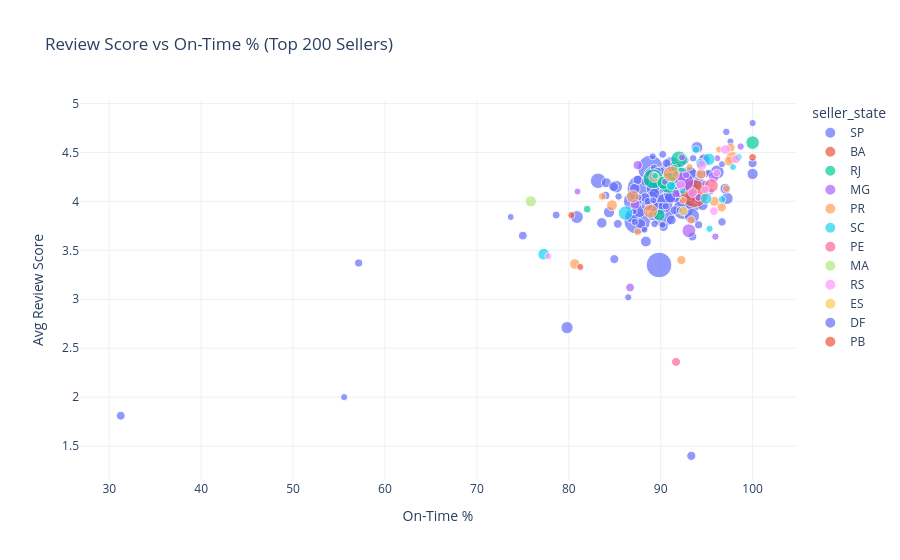

The cell this chart's notebook holds for it:
### Code cell
# Chart 3 — Review Score vs On-Time % (top 200 sellers by revenue)
top200 = df.head(200)
fig3 = px.scatter(
    top200, x='on_time_pct', y='avg_review_score',
    size='total_revenue',
    color='seller_state',
    title='Review Score vs On-Time % (Top 200 Sellers)',
    labels={'on_time_pct': 'On-Time %', 'avg_review_score': 'Avg Review Score', 'total_revenue': 'Revenue'}
)
fig3.update_layout(template='plotly_white')
fig3.show()
with open(os.path.join(OUT, 'seller_score_vs_ontime.json'), 'w') as f:
    f.write(fig3.to_json())
print('Exported seller_score_vs_ontime.json')

### Figure 1 — Plotly figure (JSON) as saved in the notebook; plotly's stock layout.template omitted (floating-point values rounded to 4 significant figures)
{"data": [{"hovertemplate": "seller_state=SP<br>On-Time %=%{x}<br>Avg Review Score=%{y}<br>Revenue=%{marker.size}<extra></extra>", "legendgroup": "SP", "marker": {"color": "#636efa", "size": [229200.0, 202900.0, 192800.0, 189400.0, 172600.0, 162700.0, 142300.0, 140500.0, 135200.0, 123100.0, 113600.0, 112100.0, 107400.0, 105900.0, 94560.0, 68780.0, 65960.0, 65610.0, 65460.0, 56350.0, 55570.0, 55470.0, 55210.0, 52490.0, 51890.0, 51720.0, 50970.0, 50600.0, 48020.0, 47300.0, 46030.0, 45640.0, 45360.0, 44990.0, 44210.0, 43840.0, 43230.0, 42830.0, 42750.0, 42240.0, 41100.0, 40540.0, 39910.0, 37610.0, 37180.0, 36610.0, 36540.0, 36460.0, 34400.0, 33550.0, 33460.0, 33330.0, 32660.0, 32200.0, 32020.0, 31970.0, 30860.0, 30130.0, 29100.0, 27550.0, 27050.0, 26430.0, 26220.0, 25720.0, 25170.0, 25110.0, 25070.0, 24930.0, 24080.0, 23630.0, 23320.0, 22600.0, 22510.0, 22300.0, 22250.0, 22080.0, 21940.0, 21840.0, 21710.0, 20490.0, 20470.0, 20340.0, 20220.0, 19920.0, 19240.0, 19060.0, 18970.0, 18450.0, 18370.0, 17940.0, 17540.0, 17310.0, 17310.0, 17290.0, 16790.0, 16770.0, 16230.0, 16050.0, 16040.0, 15920.0, 15910.0, 15730.0, 15710.0, 15510.0, 15500.0, 15000.0, 14740.0, 14640.0, 14500.0, 14390.0, 14380.0, 14170.0, 14100.0, 13890.0, 13860.0, 13810.0, 13800.0, 13600.0, 13590.0, 13590.0], "sizemode": "area", "sizeref": 573.1, "symbol": "circle"}, "mode": "markers", "name": "SP", "orientation": "v", "showlegend": true, "type": "scatter", "x": [87.88, 87.44, 88.89, 89.82, 90.48, 92.57, 92.93, 90.3, 90.33, 92.42, 87.02, 93.62, 90.3, 91.33, 93.09, 83.19, 91.18, 93.4, 88.81, 96.15, 89.77, 89.85, 89.7, 92.82, 86.84, 89.08, 89.14, 92.97, 91.8, 80.88, 87.67, 89.01, 93.23, 85.16, 94.74, 94.19, 91.2, 97.22, 79.81, 92.04, 91.33, 89.15, 93.94, 91.02, 88.53, 84.38, 91.42, 100.0, 88.52, 88.39, 89.31, 97.03, 94.58, 91.3, 87.18, 83.59, 87.8, 93.31, 84.09, 91.16, 84.88, 94.43, 90.0, 88.29, 89.1, 92.57, 90.31, 87.5, 93.33, 100.0, 84.95, 90.63, 85.33, 93.45, 31.25, 91.5, 75.0, 91.47, 84.0, 88.7, 90.34, 91.91, 96.67, 92.37, 88.33, 57.14, 93.75, 90.16, 78.63, 90.22, 88.61, 95.0, 91.95, 89.27, 91.67, 89.33, 85.42, 93.53, 89.66, 91.89, 97.14, 95.24, 94.12, 90.55, 87.18, 100.0, 86.47, 90.2, 97.59, 55.56, 89.52, 96.67, 89.13, 87.59, 87.07, 89.19, 73.68, 92.41, 92.05, 88.24], "xaxis": "x", "y": [4.13, 3.8, 4.34, 3.35, 4.24, 4.07, 4.24, 3.85, 4.05, 3.92, 4.0, 4.0, 3.98, 4.08, 4.12, 4.21, 4.38, 3.85, 4.23, 4.3, 3.92, 4.16, 4.14, 4.17, 3.85, 4.29, 4.13, 4.22, 4.34, 3.84, 3.9, 4.04, 4.29, 4.15, 4.42, 4.18, 4.17, 4.03, 2.71, 4.1, 4.21, 3.95, 4.55, 4.04, 3.96, 3.89, 4.3, 4.28, 4.01, 3.59, 4.08, 4.13, 3.96, 4.35, 4.13, 3.78, 3.77, 4.06, 4.19, 3.81, 4.15, 4.28, 4.3, 4.04, 3.85, 4.42, 3.74, 4.22, 1.4, 4.39, 3.41, 4.39, 3.77, 3.64, 1.81, 3.91, 3.65, 4.22, 4.06, 4.29, 4.13, 4.33, 3.79, 4.28, 4.2, 3.37, 4.03, 3.95, 3.86, 4.48, 4.0, 4.28, 4.15, 4.34, 4.25, 3.77, 4.05, 4.44, 4.31, 4.35, 4.71, 4.29, 4.01, 3.95, 3.79, 4.8, 3.02, 3.76, 4.61, 2.0, 3.85, 4.38, 4.46, 4.04, 3.9, 4.01, 3.84, 4.09, 3.91, 3.71], "yaxis": "y"}, {"hovertemplate": "seller_state=BA<br>On-Time %=%{x}<br>Avg Review Score=%{y}<br>Revenue=%{marker.size}<extra></extra>", "legendgroup": "BA", "marker": {"color": "#EF553B", "size": [222800.0, 17520.0, 14930.0], "sizemode": "area", "sizeref": 573.1, "symbol": "circle"}, "mode": "markers", "name": "BA", "orientation": "v", "showlegend": true, "type": "scatter", "x": [93.66, 100.0, 80.28], "xaxis": "x", "y": [4.08, 4.45, 3.86], "yaxis": "y"}, {"hovertemplate": "seller_state=RJ<br>On-Time %=%{x}<br>Avg Review Score=%{y}<br>Revenue=%{marker.size}<extra></extra>", "legendgroup": "RJ", "marker": {"color": "#00cc96", "size": [127200.0, 114200.0, 79280.0, 52770.0, 50630.0, 39360.0, 25350.0, 17160.0, 16340.0, 13590.0], "sizemode": "area", "sizeref": 573.1, "symbol": "circle"}, "mode": "markers", "name": "RJ", "orientation": "v", "showlegend": true, "type": "scatter", "x": [90.91, 89.18, 92.0, 100.0, 90.32, 89.85, 92.31, 82.0, 91.49, 91.67], "xaxis": "x", "y": [4.19, 4.23, 4.43, 4.6, 4.19, 3.86, 4.3, 3.92, 4.34, 4.28], "yaxis": "y"}, {"hovertemplate": "seller_state=MG<br>On-Time %=%{x}<br>Avg Review Score=%{y}<br>Revenue=%{marker.size}<extra></extra>", "legendgroup": "MG", "marker": {"color": "#ab63fa", "size": [101500.0, 55420.0, 34230.0, 33670.0, 29240.0, 27180.0, 24660.0, 21970.0, 19030.0, 17560.0, 15740.0, 15650.0, 15620.0, 15480.0, 15250.0, 14380.0, 14360.0, 13820.0, 13770.0], "sizemode": "area", "sizeref": 573.1, "symbol": "circle"}, "mode": "markers", "name": "MG", "orientation": "v", "showlegend": true, "type": "scatter", "x": [92.57, 93.07, 94.72, 95.77, 92.28, 87.22, 87.5, 86.67, 91.67, 94.14, 95.95, 98.7, 92.77, 94.85, 90.48, 96.15, 92.31, 95.45, 80.95], "xaxis": "x", "y": [4.2, 3.7, 4.43, 4.25, 4.25, 3.97, 4.37, 3.12, 4.08, 4.04, 3.64, 4.56, 4.27, 4.18, 4.2, 4.44, 4.45, 4.1, 4.1], "yaxis": "y"}, {"hovertemplate": "seller_state=PR<br>On-Time %=%{x}<br>Avg Review Score=%{y}<br>Revenue=%{marker.size}<extra></extra>", "legendgroup": "PR", "marker": {"color": "#FFA15A", "size": [74000.0, 57170.0, 47020.0, 43970.0, 34260.0, 32260.0, 31570.0, 31560.0, 29270.0, 29210.0, 26130.0, 23980.0, 22490.0, 19560.0, 17770.0, 17480.0, 17180.0, 15300.0, 14920.0, 14740.0], "sizemode": "area", "sizeref": 573.1, "symbol": "circle"}, "mode": "markers", "name": "PR", "orientation": "v", "showlegend": true, "type": "scatter", "x": [91.15, 88.89, 86.96, 97.77, 84.7, 80.65, 89.29, 94.38, 95.83, 97.44, 96.63, 92.25, 97.62, 93.31, 83.64, 87.5, 97.14, 92.41, 93.13, 96.36], "xaxis": "x", "y": [4.28, 3.9, 4.05, 4.45, 3.96, 3.36, 4.25, 4.28, 4.0, 4.41, 3.94, 3.4, 4.55, 3.81, 4.05, 3.69, 4.13, 4.01, 4.35, 4.53], "yaxis": "y"}, {"hovertemplate": "seller_state=SC<br>On-Time %=%{x}<br>Avg Review Score=%{y}<br>Revenue=%{marker.size}<extra></extra>", "legendgroup": "SC", "marker": {"color": "#19d3f3", "size": [60130.0, 43740.0, 39910.0, 37100.0, 26530.0, 23520.0, 17560.0, 16650.0, 16320.0, 15520.0, 14810.0, 13690.0, 13640.0], "sizemode": "area", "sizeref": 573.1, "symbol": "circle"}, "mode": "markers", "name": "SC", "orientation": "v", "showlegend": true, "type": "scatter", "x": [86.17, 95.24, 77.27, 94.95, 94.3, 91.11, 93.83, 96.68, 98.46, 95.31, 92.37, 97.87, 89.39], "xaxis": "x", "y": [3.88, 4.43, 3.46, 4.03, 4.39, 4.16, 4.53, 4.02, 4.45, 3.72, 4.11, 4.35, 4.26], "yaxis": "y"}, {"hovertemplate": "seller_state=PE<br>On-Time %=%{x}<br>Avg Review Score=%{y}<br>Revenue=%{marker.size}<extra></extra>", "legendgroup": "PE", "marker": {"color": "#FF6692", "size": [55430.0, 23170.0], "sizemode": "area", "sizeref": 573.1, "symbol": "circle"}, "mode": "markers", "name": "PE", "orientation": "v", "showlegend": true, "type": "scatter", "x": [95.51, 91.67], "xaxis": "x", "y": [4.16, 2.36], "yaxis": "y"}, {"hovertemplate": "seller_state=MA<br>On-Time %=%{x}<br>Avg Review Score=%{y}<br>Revenue=%{marker.size}<extra></extra>", "legendgroup": "MA", "marker": {"color": "#B6E880", "size": [36530.0], "sizemode": "area", "sizeref": 573.1, "symbol": "circle"}, "mode": "markers", "name": "MA", "orientation": "v", "showlegend": true, "type": "scatter", "x": [75.86], "xaxis": "x", "y": [4.0], "yaxis": "y"}, {"hovertemplate": "seller_state=RS<br>On-Time %=%{x}<br>Avg Review Score=%{y}<br>Revenue=%{marker.size}<extra></extra>", "legendgroup": "RS", "marker": {"color": "#FF97FF", "size": [31410.0, 26870.0, 26770.0, 23070.0, 22610.0, 22190.0, 18990.0, 17320.0, 14070.0], "sizemode": "area", "sizeref": 573.1, "symbol": "circle"}, "mode": "markers", "name": "RS", "orientation": "v", "showlegend": true, "type": "scatter", "x": [94.44, 93.48, 97.04, 98.18, 92.19, 95.79, 94.83, 96.1, 77.78], "xaxis": "x", "y": [4.37, 4.09, 4.53, 4.43, 4.17, 3.9, 4.12, 4.29, 3.44], "yaxis": "y"}, {"hovertemplate": "seller_state=ES<br>On-Time %=%{x}<br>Avg Review Score=%{y}<br>Revenue=%{marker.size}<extra></extra>", "legendgroup": "ES", "marker": {"color": "#FECB52", "size": [25080.0], "sizemode": "area", "sizeref": 573.1, "symbol": "circle"}, "mode": "markers", "name": "ES", "orientation": "v", "showlegend": true, "type": "scatter", "x": [92.47], "xaxis": "x", "y": [3.9], "yaxis": "y"}, {"hovertemplate": "seller_state=DF<br>On-Time %=%{x}<br>Avg Review Score=%{y}<br>Revenue=%{marker.size}<extra></extra>", "legendgroup": "DF", "marker": {"color": "#636efa", "size": [18730.0], "sizemode": "area", "sizeref": 573.1, "symbol": "circle"}, "mode": "markers", "name": "DF", "orientation": "v", "showlegend": true, "type": "scatter", "x": [94.12], "xaxis": "x", "y": [3.76], "yaxis": "y"}, {"hovertemplate": "seller_state=PB<br>On-Time %=%{x}<br>Avg Review Score=%{y}<br>Revenue=%{marker.size}<extra></extra>", "legendgroup": "PB", "marker": {"color": "#EF553B", "size": [14370.0], "sizemode": "area", "sizeref": 573.1, "symbol": "circle"}, "mode": "markers", "name": "PB", "orientation": "v", "showlegend": true, "type": "scatter", "x": [81.25], "xaxis": "x", "y": [3.33], "yaxis": "y"}], "layout": {"legend": {"itemsizing": "constant", "title": {"text": "seller_state"}, "tracegroupgap": 0}, "title": {"text": "Review Score vs On-Time % (Top 200 Sellers)"}, "xaxis": {"anchor": "y", "domain": [0, 1], "title": {"text": "On-Time %"}}, "yaxis": {"anchor": "x", "domain": [0, 1], "title": {"text": "Avg Review Score"}}}}
